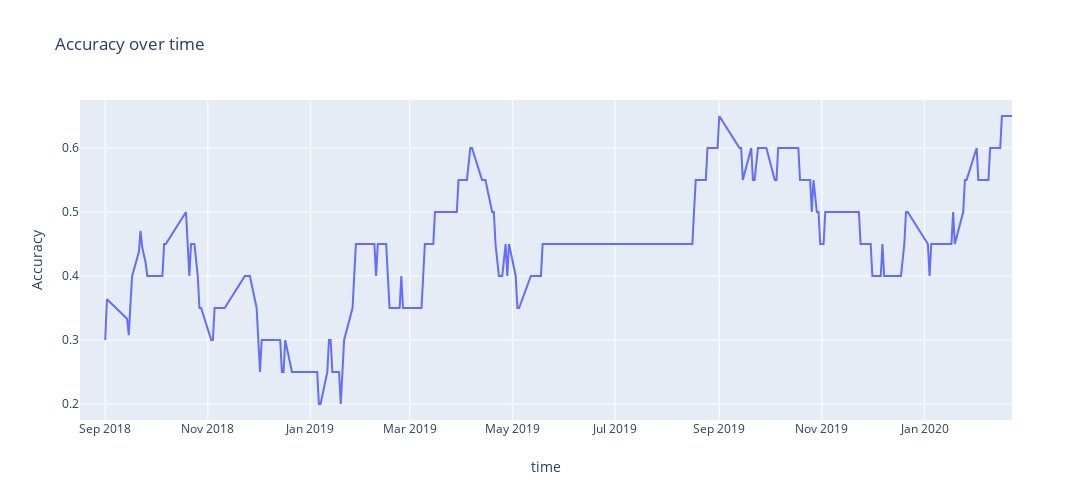

Notebook code for this chart:
### Code cell
traces = []
scatter = go.Scatter(
    x=list(returns_over_time.index),
    y=list((predictions_and_target.dropna()['result_num'] == predictions_and_target.dropna()['prediction']).rolling(window=20, min_periods=10).mean()),
    mode='lines',
)
traces.append(scatter)

layout = {
    'title':'Accuracy over time',
    'xaxis': {
        'title': 'time',
    },
    'yaxis': {
        'title': 'Accuracy',
    },
    'width': 1300,
    'height': 500,
}
fig = go.Figure(data=traces, layout=layout)
iplot(fig)

### Figure 1 — Plotly figure (JSON) as saved in the notebook; plotly's stock layout.template omitted (floating-point values rounded to 4 significant figures; data arrays with more than 128 entries replaced by an {"elided": "..."} marker saying what was removed)
{"data": [{"mode": "lines", "type": "scatter", "x": {"elided": "202 str values"}, "y": {"elided": "623 float values"}}], "layout": {"height": 500, "title": {"text": "Accuracy over time"}, "width": 1300, "xaxis": {"autorange": true, "range": ["2018-08-17", "2020-02-22"], "title": {"text": "time"}, "type": "date"}, "yaxis": {"autorange": true, "range": [0.175, 0.675], "title": {"text": "Accuracy"}, "type": "linear"}}}
